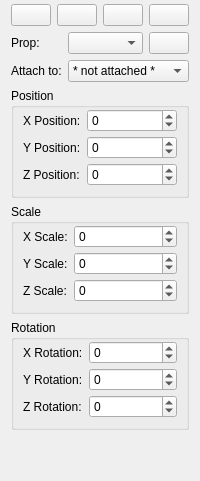
        <widget class="QWidget" name="propsTab">
         <attribute name="title">
          <string>Props</string>
         </attribute>
         <layout class="QGridLayout" name="_6">
          <property name="topMargin">
           <number>4</number>
          </property>
          <item row="0" column="0" colspan="3">
           <layout class="QHBoxLayout" name="_7">
            <item>
             <widget class="QPushButton" name="newBoxPropButton">
              <property name="text">
               <string/>
              </property>
              <property name="icon">
               <iconset resource="icons.qrc">
                <normaloff>:/icons/icons/box.png</normaloff>:/icons/icons/box.png</iconset>
              </property>
             </widget>
            </item>
            <item>
             <widget class="QPushButton" name="newSpherePropButton">
              <property name="text">
               <string/>
              </property>
              <property name="icon">
               <iconset resource="icons.qrc">
                <normaloff>:/icons/icons/sphere.png</normaloff>:/icons/icons/sphere.png</iconset>
              </property>
             </widget>
            </item>
            <item>
             <widget class="QPushButton" name="newConePropButton">
              <property name="text">
               <string/>
              </property>
              <property name="icon">
               <iconset resource="icons.qrc">
                <normaloff>:/icons/icons/cone.png</normaloff>:/icons/icons/cone.png</iconset>
              </property>
             </widget>
            </item>
            <item>
             <widget class="QPushButton" name="newTorusPropButton">
              <property name="text">
               <string/>
              </property>
              <property name="icon">
               <iconset resource="icons.qrc">
                <normaloff>:/icons/icons/torus.png</normaloff>:/icons/icons/torus.png</iconset>
              </property>
             </widget>
            </item>
           </layout>
          </item>
          <item row="1" column="0">
           <widget class="QLabel" name="propNameLabel">
            <property name="sizePolicy">
             <sizepolicy hsizetype="Fixed" vsizetype="Preferred">
              <horstretch>0</horstretch>
              <verstretch>0</verstretch>
             </sizepolicy>
            </property>
            <property name="text">
             <string>Prop:</string>
            </property>
           </widget>
          </item>
          <item row="1" column="1">
           <widget class="QComboBox" name="propNameCombo">
            <property name="sizePolicy">
             <sizepolicy hsizetype="Preferred" vsizetype="Fixed">
              <horstretch>0</horstretch>
              <verstretch>0</verstretch>
             </sizepolicy>
            </property>
           </widget>
          </item>
          <item row="1" column="2">
           <widget class="QPushButton" name="deletePropButton">
            <property name="sizePolicy">
             <sizepolicy hsizetype="Fixed" vsizetype="Fixed">
              <horstretch>0</horstretch>
              <verstretch>0</verstretch>
             </sizepolicy>
            </property>
            <property name="text">
             <string/>
            </property>
            <property name="icon">
             <iconset resource="icons.qrc">
              <normaloff>:/icons/icons/delete.png</normaloff>:/icons/icons/delete.png</iconset>
            </property>
           </widget>
          </item>
          <item row="2" column="0">
           <widget class="QLabel" name="attachToLabel">
            <property name="sizePolicy">
             <sizepolicy hsizetype="Fixed" vsizetype="Preferred">
              <horstretch>0</horstretch>
              <verstretch>0</verstretch>
             </sizepolicy>
            </property>
            <property name="text">
             <string>Attach to:</string>
            </property>
           </widget>
          </item>
          <item row="2" column="1" colspan="2">
           <widget class="QComboBox" name="attachToComboBox">
            <item>
             <property name="text">
              <string>* not attached *</string>
             </property>
            </item>
            <item>
             <property name="text">
              <string>hip</string>
             </property>
            </item>
            <item>
             <property name="text">
              <string>abdomen</string>
             </property>
            </item>
            <item>
             <property name="text">
              <string>chest</string>
             </property>
            </item>
            <item>
             <property name="text">
              <string>neck</string>
             </property>
            </item>
            <item>
             <property name="text">
              <string>head</string>
             </property>
            </item>
            <item>
             <property name="text">
              <string>-</string>
             </property>
            </item>
            <item>
             <property name="text">
              <string>lCollar</string>
             </property>
            </item>
            <item>
             <property name="text">
              <string>lShldr</string>
             </property>
            </item>
            <item>
             <property name="text">
              <string>lForeArm</string>
             </property>
            </item>
            <item>
             <property name="text">
              <string>lHand</string>
             </property>
            </item>
            <item>
             <property name="text">
              <string>-</string>
             </property>
            </item>
            <item>
             <property name="text">
              <string>rCollar</string>
             </property>
            </item>
            <item>
             <property name="text">
              <string>rShldr</string>
             </property>
            </item>
            <item>
             <property name="text">
              <string>rForeArm</string>
             </property>
            </item>
            <item>
             <property name="text">
              <string>rHand</string>
             </property>
            </item>
            <item>
             <property name="text">
              <string>-</string>
             </property>
            </item>
            <item>
             <property name="text">
              <string>lThigh</string>
             </property>
            </item>
            <item>
             <property name="text">
              <string>lShin</string>
             </property>
            </item>
            <item>
             <property name="text">
              <string>lFoot</string>
             </property>
            </item>
            <item>
             <property name="text">
              <string>-</string>
             </property>
            </item>
            <item>
             <property name="text">
              <string>rThigh</string>
             </property>
            </item>
            <item>
             <property name="text">
              <string>rShin</string>
             </property>
            </item>
            <item>
             <property name="text">
              <string>rFoot</string>
             </property>
            </item>
           </widget>
          </item>
          <item row="3" column="0" colspan="3">
           <widget class="QGroupBox" name="propPositionGroup">
            <property name="title">
             <string>Position</string>
            </property>
            <layout class="QGridLayout" name="_8">
             <property name="topMargin">
              <number>1</number>
             </property>
             <property name="verticalSpacing">
              <number>4</number>
             </property>
             <item row="0" column="0">
              <widget class="QLabel" name="propXPosLabel">
               <property name="sizePolicy">
                <sizepolicy hsizetype="Fixed" vsizetype="Preferred">
                 <horstretch>0</horstretch>
                 <verstretch>0</verstretch>
                </sizepolicy>
               </property>
               <property name="text">
                <string>X Position:</string>
               </property>
              </widget>
             </item>
             <item row="0" column="1">
              <widget class="QSpinBox" name="propXPosSpin">
               <property name="sizePolicy">
                <sizepolicy hsizetype="Preferred" vsizetype="Fixed">
                 <horstretch>0</horstretch>
                 <verstretch>0</verstretch>
                </sizepolicy>
               </property>
               <property name="minimum">
                <number>-9999</number>
               </property>
               <property name="maximum">
                <number>9999</number>
               </property>
              </widget>
             </item>
             <item row="1" column="0">
              <widget class="QLabel" name="propYPosLabel">
               <property name="sizePolicy">
                <sizepolicy hsizetype="Fixed" vsizetype="Preferred">
                 <horstretch>0</horstretch>
                 <verstretch>0</verstretch>
                </sizepolicy>
               </property>
               <property name="text">
                <string>Y Position:</string>
               </property>
              </widget>
             </item>
             <item row="1" column="1">
              <widget class="QSpinBox" name="propYPosSpin">
               <property name="sizePolicy">
                <sizepolicy hsizetype="Preferred" vsizetype="Fixed">
                 <horstretch>0</horstretch>
                 <verstretch>0</verstretch>
                </sizepolicy>
               </property>
               <property name="minimum">
                <number>-9999</number>
               </property>
               <property name="maximum">
                <number>9999</number>
               </property>
              </widget>
             </item>
             <item row="2" column="0">
              <widget class="QLabel" name="propYPosLabel_2">
               <property name="sizePolicy">
                <sizepolicy hsizetype="Fixed" vsizetype="Preferred">
                 <horstretch>0</horstretch>
                 <verstretch>0</verstretch>
                </sizepolicy>
               </property>
               <property name="text">
                <string>Z Position:</string>
               </property>
              </widget>
             </item>
             <item row="2" column="1">
              <widget class="QSpinBox" name="propZPosSpin">
               <property name="sizePolicy">
                <sizepolicy hsizetype="Preferred" vsizetype="Fixed">
                 <horstretch>0</horstretch>
                 <verstretch>0</verstretch>
                </sizepolicy>
               </property>
               <property name="minimum">
                <number>-9999</number>
               </property>
               <property name="maximum">
                <number>9999</number>
               </property>
              </widget>
             </item>
            </layout>
           </widget>
          </item>
          <item row="4" column="0" colspan="3">
           <widget class="QGroupBox" name="propScaleGroup">
            <property name="title">
             <string>Scale</string>
            </property>
            <layout class="QGridLayout" name="_9">
             <property name="topMargin">
              <number>1</number>
             </property>
             <property name="verticalSpacing">
              <number>4</number>
             </property>
             <item row="0" column="0">
              <widget class="QLabel" name="propXScaleLabel">
               <property name="sizePolicy">
                <sizepolicy hsizetype="Fixed" vsizetype="Preferred">
                 <horstretch>0</horstretch>
                 <verstretch>0</verstretch>
                </sizepolicy>
               </property>
               <property name="text">
                <string>X Scale:</string>
               </property>
              </widget>
             </item>
             <item row="0" column="1">
              <widget class="QSpinBox" name="propXScaleSpin">
               <property name="sizePolicy">
                <sizepolicy hsizetype="Preferred" vsizetype="Fixed">
                 <horstretch>0</horstretch>
                 <verstretch>0</verstretch>
                </sizepolicy>
               </property>
               <property name="minimum">
                <number>-9999</number>
               </property>
               <property name="maximum">
                <number>9999</number>
               </property>
              </widget>
             </item>
             <item row="1" column="0">
              <widget class="QLabel" name="propYScaleLabel">
               <property name="sizePolicy">
                <sizepolicy hsizetype="Fixed" vsizetype="Preferred">
                 <horstretch>0</horstretch>
                 <verstretch>0</verstretch>
                </sizepolicy>
               </property>
               <property name="text">
                <string>Y Scale:</string>
               </property>
              </widget>
             </item>
             <item row="1" column="1">
              <widget class="QSpinBox" name="propYScaleSpin">
               <property name="sizePolicy">
                <sizepolicy hsizetype="Preferred" vsizetype="Fixed">
                 <horstretch>0</horstretch>
                 <verstretch>0</verstretch>
                </sizepolicy>
               </property>
               <property name="minimum">
                <number>-9999</number>
               </property>
               <property name="maximum">
                <number>9999</number>
               </property>
              </widget>
             </item>
             <item row="2" column="0">
              <widget class="QLabel" name="propZScaleLabel">
               <property name="sizePolicy">
                <sizepolicy hsizetype="Fixed" vsizetype="Preferred">
                 <horstretch>0</horstretch>
                 <verstretch>0</verstretch>
                </sizepolicy>
               </property>
               <property name="text">
                <string>Z Scale:</string>
               </property>
              </widget>
             </item>
             <item row="2" column="1">
              <widget class="QSpinBox" name="propZScaleSpin">
               <property name="sizePolicy">
                <sizepolicy hsizetype="Preferred" vsizetype="Fixed">
                 <horstretch>0</horstretch>
                 <verstretch>0</verstretch>
                </sizepolicy>
               </property>
               <property name="minimum">
                <number>-9999</number>
               </property>
               <property name="maximum">
                <number>9999</number>
               </property>
              </widget>
             </item>
            </layout>
           </widget>
          </item>
          <item row="5" column="0" colspan="3">
           <widget class="QGroupBox" name="propRotationGroup">
            <property name="title">
             <string>Rotation</string>
            </property>
            <layout class="QGridLayout" name="_10">
             <property name="topMargin">
              <number>1</number>
             </property>
             <property name="verticalSpacing">
              <number>4</number>
             </property>
             <item row="0" column="0">
              <widget class="QLabel" name="propXRotLabel">
               <property name="sizePolicy">
                <sizepolicy hsizetype="Fixed" vsizetype="Preferred">
                 <horstretch>0</horstretch>
                 <verstretch>0</verstretch>
                </sizepolicy>
               </property>
               <property name="text">
                <string>X Rotation:</string>
               </property>
              </widget>
             </item>
             <item row="0" column="1">
              <widget class="QSpinBox" name="propXRotSpin">
               <property name="sizePolicy">
                <sizepolicy hsizetype="Preferred" vsizetype="Fixed">
                 <horstretch>0</horstretch>
                 <verstretch>0</verstretch>
                </sizepolicy>
               </property>
               <property name="minimum">
                <number>-9999</number>
               </property>
               <property name="maximum">
                <number>9999</number>
               </property>
              </widget>
             </item>
             <item row="1" column="0">
              <widget class="QLabel" name="propYRotLabel">
               <property name="sizePolicy">
                <sizepolicy hsizetype="Fixed" vsizetype="Preferred">
                 <horstretch>0</horstretch>
                 <verstretch>0</verstretch>
                </sizepolicy>
               </property>
               <property name="text">
                <string>Y Rotation:</string>
               </property>
              </widget>
             </item>
             <item row="1" column="1">
              <widget class="QSpinBox" name="propYRotSpin">
               <property name="sizePolicy">
                <sizepolicy hsizetype="Preferred" vsizetype="Fixed">
                 <horstretch>0</horstretch>
                 <verstretch>0</verstretch>
                </sizepolicy>
               </property>
               <property name="minimum">
                <number>-9999</number>
               </property>
               <property name="maximum">
                <number>9999</number>
               </property>
              </widget>
             </item>
             <item row="2" column="0">
              <widget class="QLabel" name="propZRotLabel">
               <property name="sizePolicy">
                <sizepolicy hsizetype="Fixed" vsizetype="Preferred">
                 <horstretch>0</horstretch>
                 <verstretch>0</verstretch>
                </sizepolicy>
               </property>
               <property name="text">
                <string>Z Rotation:</string>
               </property>
              </widget>
             </item>
             <item row="2" column="1">
              <widget class="QSpinBox" name="propZRotSpin">
               <property name="sizePolicy">
                <sizepolicy hsizetype="Preferred" vsizetype="Fixed">
                 <horstretch>0</horstretch>
                 <verstretch>0</verstretch>
                </sizepolicy>
               </property>
               <property name="minimum">
                <number>-9999</number>
               </property>
               <property name="maximum">
                <number>9999</number>
               </property>
              </widget>
             </item>
            </layout>
           </widget>
          </item>
          <item row="6" column="1">
           <spacer>
            <property name="orientation">
             <enum>Qt::Vertical</enum>
            </property>
            <property name="sizeHint" stdset="0">
             <size>
              <width>20</width>
              <height>40</height>
             </size>
            </property>
           </spacer>
          </item>
         </layout>
        </widget>
